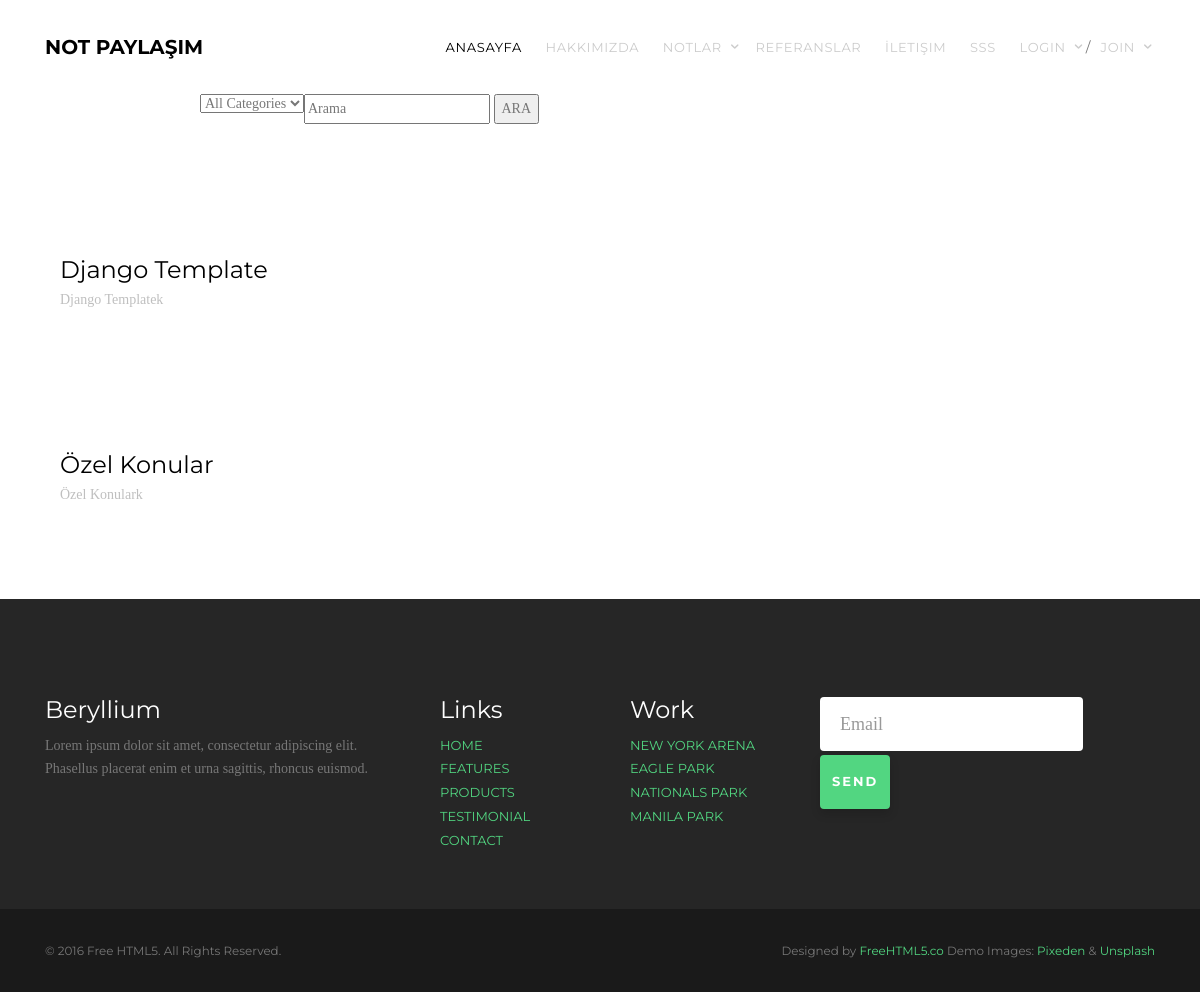
/category/14/ozel-konular/, run on the app's committed database.
### note/models.py (models this page shows, shortened)
class Note(models.Model):
    STATUS = (
        ('True', 'Evet'),
        ('False', 'Hayır'),
    )
    user = models.ForeignKey(User, on_delete=models.SET_NULL, null=True)
    category = models.ForeignKey(Category, on_delete=models.CASCADE)  # relation with Category table
    title = models.CharField(max_length=200)
    keywords = models.CharField(blank=True,max_length=255)
    description = models.CharField(blank=True,max_length=255)
    image = models.ImageField(blank=True, upload_to='images/')
    detail = RichTextUploadingField()
    slug = models.SlugField(null=False, unique=True)
    status = models.CharField(max_length=10, choices=STATUS)
    create_at = models.DateTimeField(auto_now_add=True)
    update_at = models.DateTimeField(auto_now=True)
    def image_tag(self):
        return mark_safe('<img src="{}" height="50"/>'.format(self.image.url))
    image_tag.short_description = 'Image'

### home/views.py (the view)
# urls.py: path('category/<int:id>/<slug:slug>/',views.category_notes, name='category_notes'),
def category_notes(request,id,slug):
    category = Category.objects.all()
    categorydata = Category.objects.get(pk=id)
    notes = Note.objects.filter(category_id=id)
    context = {'notes': notes,
               'category': category,
               'categorydata': categorydata}
    return render(request,'notes.html',context)

### home/templates/notes.html (shortened to what this page needs)
{% extends 'homebase.html' %}
{% block slider %} {% include "slider.html" %} {% endblock %}
{% block content %}
    <div class="gtco-section">
        <div class="container">
            <div class="row">
            {% for rs in notes %}
					<div class="col-md-12">
						<div >
							<div class="item">
								<div class="gtco-item">
									<h2><a href="#">{{rs.description}}</a></h2>
									<p class="role">{{ rs.title }}k</p>
								</div>
							</div>
						</div>
					</div>
            {% endfor %}
				</div>
        </div>
    </div>
{% endblock %}

### home/static/css/style.css (style rules this page uses)
body { font-family: "Merriweather", serif; font-weight: 400; font-size: 14px; line-height: 1.7; color: #777; background: #fff; }
a { color: #52D681; -webkit-transition: 0.5s; -o-transition: 0.5s; transition: 0.5s; }
p { margin-bottom: 20px; }
h1, h2, h3, h4, h5, h6, figure { color: #000; font-family: "Montserrat", sans-serif; font-weight: 400; margin: 0 0 20px 0; }
.gtco-staff, .gtco-item { margin-bottom: 4em; float: left; width: 40%; display: block; height:auto; margin: 30px; }
.gtco-staff h2, .gtco-item h2 { font-size: 24px; margin-bottom: 5px; }
.gtco-staff h2 a, .gtco-item h2 a { color: #000 !important; }
.gtco-staff p, .gtco-item p { margin-bottom: 30px; color: #777; }
.gtco-staff .role, .gtco-item .role { color: #bfbfbf; margin-bottom: 20px; font-weight: normal; display: block; }
.gtco-section { padding: 3em 0; clear: both; position: relative; }

### data on the page
Note: description "Django Template", title "Django Template"
Note: description "Özel Konular", title "Özel Konular"
